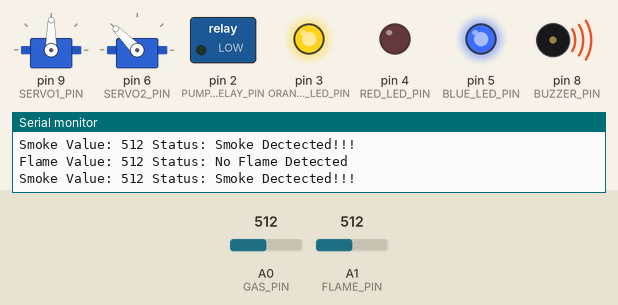
Recording of a program running on a simulated Arduino Uno, built with avr-gcc and run on an emulated ATmega328P. On the bench: 2 × servo, switched loads named in the program (green lamp = pin HIGH), output pins drawn as LEDs (lit = HIGH), buzzer (waves = sounding, pin HIGH), the last lines printed to the serial monitor. The test bench sets the inputs (shaded band); at power-on: A1 (FLAME_PIN) = 512, A0 (GAS_PIN) = 512.

Above: at 3.3 s.
3.8 s: A1 (FLAME_PIN) set to 541
At 5.06 s:
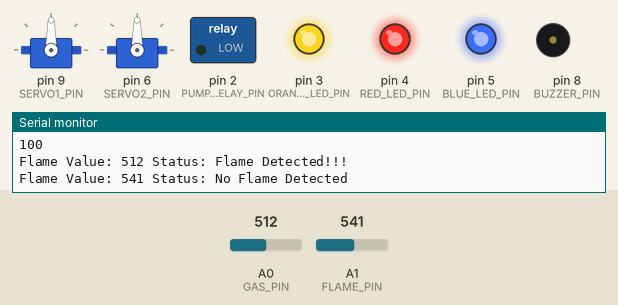
6.8 s: A0 (GAS_PIN) set to 290
9.8 s: A0 (GAS_PIN) set to 265
At 10.39 s:
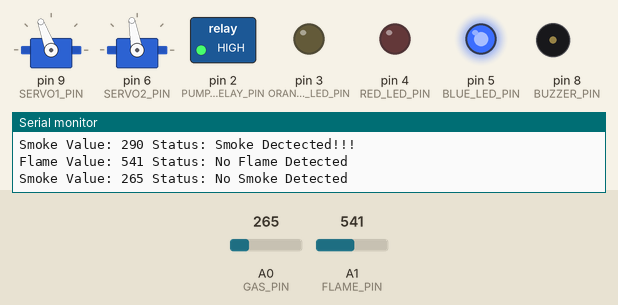
12.8 s: A1 (FLAME_PIN) set to 511
15.8 s: A0 (GAS_PIN) set to 306
At 18.01 s:
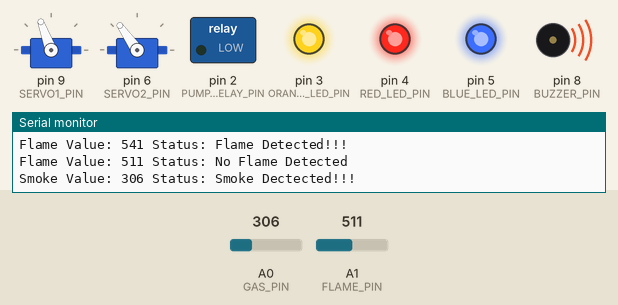
18.8 s: A0 (GAS_PIN) set to 270
At 19.3 s:
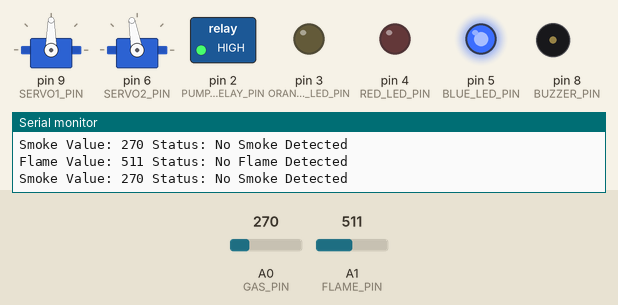
Timing chart, 0 to 22.8 s (numbered marks = the images above; inputs shaded):
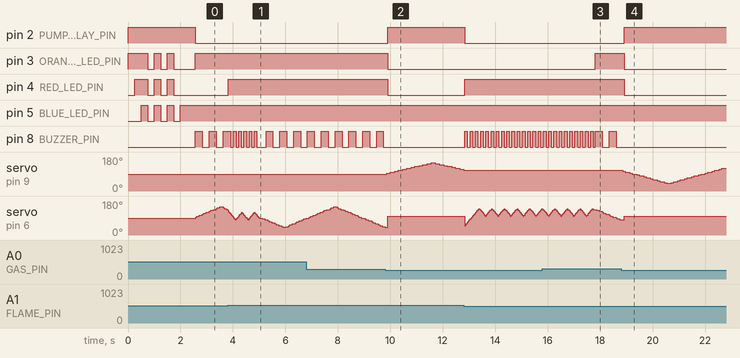

Measured:
- the behaviour switches between 533 and 534 on A1 (FLAME_PIN) (found by bisection; images 0 and 1)
- the behaviour switches between 281 and 280 on A0 (GAS_PIN) (found by bisection; images 1 and 2)
- after the input at 3.8 s, pin 4 (RED_LED_PIN): LOW → HIGH at once
- after the input at 9.8 s, pin 2 (PUMP_RELAY_PIN): LOW → HIGH after 0.11 s; pin 3 (ORANGE_LED_PIN), pin 4 (RED_LED_PIN): HIGH → LOW after 0.11 s; pin 8 (BUZZER_PIN): stops changing and stays LOW; servo on pin 9 (SERVO1_PIN): rises from 90° to 150° in 1.7 s, then falls to 110° in 1.2 s
- after the input at 12.8 s, pin 2 (PUMP_RELAY_PIN): HIGH → LOW at once; pin 4 (RED_LED_PIN): LOW → HIGH at once
- after the input at 15.8 s, pin 2 (PUMP_RELAY_PIN): stays LOW (without the input it goes to HIGH after 2.0 s); pin 3 (ORANGE_LED_PIN): LOW → HIGH after 2.0 s; pin 4 (RED_LED_PIN): stays HIGH (without the input it goes to LOW after 2.0 s); servo on pin 9 (SERVO1_PIN): stays 110° (without the input it goes to 105° after 2.1 s)
- after the input at 18.8 s, pin 2 (PUMP_RELAY_PIN): LOW → HIGH after 0.12 s; pin 3 (ORANGE_LED_PIN), pin 4 (RED_LED_PIN): HIGH → LOW after 0.12 s; pin 8 (BUZZER_PIN): stops changing and stays LOW; servo on pin 9 (SERVO1_PIN): 110° → 105° after 0.07 s, → 100° 0.10 s later, → 95° 0.17 s later, → 90° 0.10 s later, … (30 changes in this stretch)
- by itself, pin 8 (BUZZER_PIN): alternates HIGH for 0.26 s and LOW for 0.26 s

The program:

main.cpp
```cpp
#include <Arduino.h>
#include <Servo.h>
#include <TimedAction.h>

#define FLAME_PIN A1
#define GAS_PIN A0
#define SERVO1_PIN 9
#define SERVO2_PIN 6
#define BUZZER_PIN 8
#define BLUE_LED_PIN 5
#define RED_LED_PIN 4
#define ORANGE_LED_PIN 3
#define PUMP_RELAY_PIN 2

//Component Object Constructor
Servo servo1;
Servo servo2;

//Function Declaration
int readFlameLevel();
bool isFlamePresent(int flameLevel);
bool calculateFlicker();
void printFlameStatus(bool flameDetected, int flameLevel);
int readSmokeLevel();
bool isSmokePresent(int smokeLevel);
void printSmokeStatus(int smokeLevel, bool smokeDetected);
void sweepServo(Servo &servo, int &currentAngle, bool &reachedMax, int minAngle, int maxAngle, int angleDifference);

// LED & Buzzer declarations
void bootDisplay();
void blinkALL(int count, int interval);
void LedOn(char color);
void LedOff(char color);
void buzzerAlert(char type);

//Global Variable
int minAngle = 40;
int maxAngle = 150;
int flameLevel = 0;
bool flameDetected = false;
int smokeLevel = 0;
bool smokeDetected = false;

// Timer Variables;
unsigned long servo1_Timer = 0;
unsigned long servo2_Timer = 0;
unsigned long debug_Timer = 0;
unsigned long flameSensor_Timer = 0;

// Servo state variables
int servo1_currentAngle = 90;
bool servo1_reachedMax = false;

int servo2_currentAngle = servo1_currentAngle;
bool servo2_reachedMax = false;

void setup(){

  Serial.begin(9600);
  Serial.println("Device Starting");

  //Pin Set-ups
  pinMode(FLAME_PIN, INPUT);
  pinMode(GAS_PIN, INPUT);
  pinMode(SERVO1_PIN, OUTPUT);
  pinMode(SERVO2_PIN, OUTPUT);
  pinMode(BUZZER_PIN, OUTPUT);
  pinMode(BLUE_LED_PIN, OUTPUT);
  pinMode(RED_LED_PIN, OUTPUT);
  pinMode(ORANGE_LED_PIN, OUTPUT);
  pinMode(PUMP_RELAY_PIN, OUTPUT);
  servo1.attach(SERVO1_PIN);
  servo2.attach(SERVO2_PIN);

  //Make sure to turnoff the water pump
  digitalWrite(PUMP_RELAY_PIN, HIGH);

  bootDisplay();
  blinkALL(2, 250);
  LedOn('B');
  delay(500);

  Serial.println("Set-up is complete and ready!!!");


}

void loop(){

  //Time update
  unsigned long now = millis();

  //Sensor Reading

  flameLevel = readFlameLevel();
  flameDetected = isFlamePresent(flameLevel);

  smokeLevel = readSmokeLevel();
  smokeDetected = isSmokePresent(smokeLevel);

  if(timedAction(debug_Timer, 250, now)){
    printFlameStatus(flameDetected, flameLevel);
    printSmokeStatus(smokeLevel, smokeDetected);
  }

  //detect flame & smoke
  if (!flameDetected && !smokeDetected){
    while (timedAction(servo1_Timer, 100, now)){
      sweepServo(servo1, servo1_currentAngle, servo1_reachedMax, minAngle, maxAngle, 5);
      flameLevel = readFlameLevel();
      flameDetected = isFlamePresent(flameLevel);
    }

    flameSensor_Timer = servo1_Timer;

    // Return to the middle before turning off the pump
    servo2.write(100);
    digitalWrite(PUMP_RELAY_PIN, HIGH);
    LedOff('R');
    LedOff('O');
    digitalWrite(BUZZER_PIN, LOW);
  }

  if (flameDetected && smokeDetected){
    LedOn('R');
    LedOn('O');
    buzzerAlert('S');
    digitalWrite(PUMP_RELAY_PIN, LOW);
    if (timedAction(servo2_Timer, 50, now)){
      sweepServo(servo2, servo2_currentAngle, servo2_reachedMax, minAngle, maxAngle, 5);
    }
  }

  if (flameDetected){
      int targetAngle = servo1_currentAngle + 10;
      Serial.println(targetAngle);
      digitalWrite(PUMP_RELAY_PIN, LOW);
      printFlameStatus(flameDetected, flameLevel);
      while(!timedAction(servo1_Timer, 5000, now)){
        LedOn('R');
        buzzerAlert('F');
        if (timedAction(servo2_Timer, 30, now)){
          sweepServo(servo2, servo2_currentAngle, servo2_reachedMax, targetAngle - 20, targetAngle + 20, 5);
        }
        now = millis();
      }
  }

  if (smokeDetected){
    LedOn('O');
    buzzerAlert('S');
    digitalWrite(PUMP_RELAY_PIN, LOW);
    if (timedAction(servo2_Timer, 50, now)){
      sweepServo(servo2, servo2_currentAngle, servo2_reachedMax, minAngle, maxAngle, 5);
    }
  }

}

//===================
//  Flame Detection
//===================
int readFlameLevel(){
  int flameLevel = analogRead(FLAME_PIN);
  return flameLevel;
}

bool isFlamePresent(int flameLevel){
  if (flameLevel < 1000){
    if(calculateFlicker()){
      return true;
    } else return false;
  } else return false;
}

bool calculateFlicker() {
  const int samples = 15;                   // number of samples
  const float threshold = 10;          // adjust this based on testing
  int readings[samples];

  // 1. Collect samples
  for (int i = 0; i < samples; i++) {
    readings[i] = analogRead(FLAME_PIN);
    delay(3);                      // helps capture flicker; edit as needed
  }

  //Compute mean
  float sum = 0;
  for (int i = 0; i < samples; i++) sum += readings[i];
  float mean = sum / samples;

    //Compute variance
    float varSum = 0;
  for (int i = 0; i < samples; i++) {
    float diff = readings[i] - mean;
    varSum += diff * diff;
  }
  float variance = varSum / samples;

  //Standard Deviation
  float sd = sqrt(variance);


  //Decision
  return (sd > threshold);
}

void printFlameStatus(bool flameDetected, int flameLevel){
  Serial.print("Flame Value: ");
  Serial.print(flameLevel);
  Serial.println(flameDetected ? " Status: Flame Detected!!!" : " Status: No Flame Detected");
}

//======================
//   Smoke Detection
//======================
int readSmokeLevel(){
  int smokeLevel = analogRead(GAS_PIN);
  return smokeLevel;
}

bool isSmokePresent(int smokeLevel){
  if (smokeLevel > 280){
    return true;
  } else return false;
}

void printSmokeStatus(int smokeLevel, bool smokeDetected){
  Serial.print("Smoke Value: ");
  Serial.print(smokeLevel);

  if (smokeDetected){
    Serial.println(" Status: Smoke Dectected!!!");
  } else {
    Serial.println(" Status: No Smoke Detected");
  }
}

//=====================
//    SERVO CONTROL
//=====================

void sweepServo(Servo &servo, int &currentAngle, bool &reachedMax, int minAngle, int maxAngle, int angleDifference){
  if (!reachedMax) {
    currentAngle += angleDifference;
    if (currentAngle >= maxAngle) reachedMax = true;
  } else {
    currentAngle -= angleDifference;
    if (currentAngle <= minAngle) reachedMax = false;
  }
  servo.write(currentAngle);
}

//===================
//    LED Control
//===================
void bootDisplay(){
  // Runs once at startup; blocking is acceptable here
  LedOn('O'); delay(250);
  LedOn('R'); delay(250);
  LedOn('B'); delay(250);
  LedOff('O'); LedOff('R'); LedOff('B');
  delay(250);
}

void LedOn(char color){
  if (color == 'B')      digitalWrite(BLUE_LED_PIN, HIGH);
  else if (color == 'R') digitalWrite(RED_LED_PIN, HIGH);
  else if (color == 'O') digitalWrite(ORANGE_LED_PIN, HIGH);
}

void LedOff(char color){
  if (color == 'B')      digitalWrite(BLUE_LED_PIN, LOW);
  else if (color == 'R') digitalWrite(RED_LED_PIN, LOW);
  else if (color == 'O') digitalWrite(ORANGE_LED_PIN, LOW);
}

void blinkALL(int count, int interval){
  for(int i = 0; i < count; ++i){
    LedOn('B'); LedOn('R'); LedOn('O');
    delay(interval);
    LedOff('B'); LedOff('R'); LedOff('O');
    delay(interval);
  }
}

//===========================
//      Buzzer Control
//===========================
// type: 'S' smoke (slow), 'F' fire (fast)
void buzzerAlert(char type){
  static unsigned long smokeTimer = 0; // self-contained timers for timedAction
  static unsigned long fireTimer  = 0;
  static bool smokeState = false;
  static bool fireState  = false;
  unsigned long now = millis();

  if(type == 'S'){
    if(timedAction(smokeTimer, 250, now)){
      smokeState = !smokeState;
      digitalWrite(BUZZER_PIN, smokeState ? HIGH : LOW);
    }
  } else if(type == 'F'){
    if(timedAction(fireTimer, 100, now)){
      fireState = !fireState;
      digitalWrite(BUZZER_PIN, fireState ? HIGH : LOW);
    }
  } else {
    // Unknown type -> ensure buzzer off
    digitalWrite(BUZZER_PIN, LOW);
  }
}
```

TimedAction.h
```cpp
#ifndef TIMEDACTIONS_H
#define TIMEDACTIONS_H

inline bool timedAction(unsigned long &prev, unsigned long interval, unsigned long now) {
    if (now - prev >= interval) {
        prev = now;
        return true;
    }
    return false;
}

#endif
```
